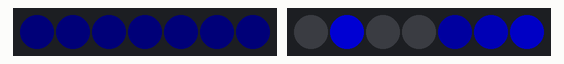
The sketch below on a simulated Arduino Uno, built with avr-gcc and run on an emulated ATmega328P. On the bench: 2 × 7 RGB LEDs in strip order, left to right. Dim RGB values are drawn brighter than linear.

Above: at 0.01 s.
At 2.77 s:
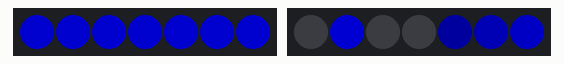
At 5.68 s:
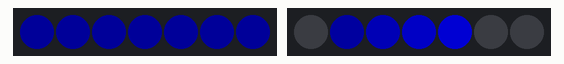
Timing chart, 0 to 40.0 s (numbered marks = the images above):
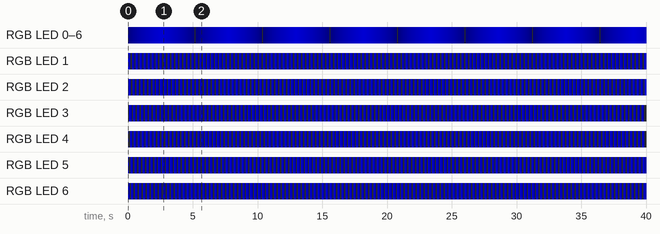

The sketch:

IronMan.ino
```cpp
#include <Adafruit_NeoPixel.h>
#ifdef __AVR__
 #include <avr/power.h> // Required for 16 MHz Adafruit Trinket
#endif

// Which pin on the Arduino is connected to the NeoPixels?
// On a Trinket or Gemma we suggest changing this to 1:
#define LED_PIN_HANDS    1
#define LED_PIN_POWER    0

// How many NeoPixels are attached to the Arduino?
#define LED_COUNT 7

#define DELAY_TIME 50

// Declare our NeoPixel strip object:
Adafruit_NeoPixel hands(LED_COUNT, LED_PIN_HANDS, NEO_GRB + NEO_KHZ800);
Adafruit_NeoPixel power(LED_COUNT, LED_PIN_POWER, NEO_GRB + NEO_KHZ800);

void setup() {
  // These lines are specifically to support the Adafruit Trinket 5V 16 MHz.
  // Any other board, you can remove this part (but no harm leaving it):
  #if defined(__AVR_ATtiny85__) && (F_CPU == 16000000)
  clock_prescale_set(clock_div_1);
  #endif
  // END of Trinket-specific code.
  // put your setup code here, to run once:

  // setup LEDs
  hands.begin();            // INITIALIZE NeoPixel strip object (REQUIRED)
  power.begin();            // INITIALIZE NeoPixel strip object (REQUIRED)
  hands.setBrightness(127); // Set BRIGHTNESS to about 0 (max = 255)
  power.setBrightness(127); // Set BRIGHTNESS to about 0 (max = 255)
  hands.Color(0,0,0);       //takes RGB values, from 0,0,0 up to 255,255,255
  power.Color(0,0,0);       //takes RGB values, from 0,0,0 up to 255,255,255
  hands.show();             // Turn on all pixels ASAP
  power.show();             // Turn on all pixels ASAP
}

unsigned int bright = 0;
bool         fade   = true;

void manageHandsTransitions()
{
  //fade in
  if(fade == true)
  {
    bright += 5;
    if (bright == 255)
    {
      fade = false;
    }
  }
  //fade out
  else
  {
    bright -= 5;
    if (bright == 0)
    {
      fade = true;
    }
  }
  hands.setPixelColor(0,0,0,bright);    //takes RGB values, from 0,0,0 up to 255,255,255
  hands.setPixelColor(1,0,0,bright);    //takes RGB values, from 0,0,0 up to 255,255,255
  hands.setPixelColor(2,0,0,bright);    //takes RGB values, from 0,0,0 up to 255,255,255
  hands.setPixelColor(3,0,0,bright);    //takes RGB values, from 0,0,0 up to 255,255,255
  hands.setPixelColor(4,0,0,bright);    //takes RGB values, from 0,0,0 up to 255,255,255
  hands.setPixelColor(5,0,0,bright);    //takes RGB values, from 0,0,0 up to 255,255,255
  hands.setPixelColor(6,0,0,bright);    //takes RGB values, from 0,0,0 up to 255,255,255
  hands.show();
}

unsigned int powerStep = 0;

void managePowerTransitions()
{
  switch(powerStep)
  {
    case 0 :
      power.setPixelColor(0,0,0,0);    //takes RGB values, from 0,0,0 up to 255,255,255
      power.setPixelColor(1,0,0,255);  //takes RGB values, from 0,0,0 up to 255,255,255
      power.setPixelColor(2,0,0,0);    //takes RGB values, from 0,0,0 up to 255,255,255
      power.setPixelColor(3,0,0,0);    //takes RGB values, from 0,0,0 up to 255,255,255
      power.setPixelColor(4,0,0,63);    //takes RGB values, from 0,0,0 up to 255,255,255
      power.setPixelColor(5,0,0,127);    //takes RGB values, from 0,0,0 up to 255,255,255
      power.setPixelColor(6,0,0,191);  //takes RGB values, from 0,0,0 up to 255,255,255
      powerStep++;
      break;
    case 1 :
      power.setPixelColor(0,0,0,0);    //takes RGB values, from 0,0,0 up to 255,255,255
      power.setPixelColor(1,0,0,191);  //takes RGB values, from 0,0,0 up to 255,255,255
      power.setPixelColor(2,0,0,255);  //takes RGB values, from 0,0,0 up to 255,255,255
      power.setPixelColor(3,0,0,0);    //takes RGB values, from 0,0,0 up to 255,255,255
      power.setPixelColor(4,0,0,0);    //takes RGB values, from 0,0,0 up to 255,255,255
      power.setPixelColor(5,0,0,63);    //takes RGB values, from 0,0,0 up to 255,255,255
      power.setPixelColor(6,0,0,127);    //takes RGB values, from 0,0,0 up to 255,255,255
      powerStep++;
      break;
    case 2 :
      power.setPixelColor(0,0,0,0);      //takes RGB values, from 0,0,0 up to 255,255,255
      power.setPixelColor(1,0,0,127);      //takes RGB values, from 0,0,0 up to 255,255,255
      power.setPixelColor(2,0,0,191);    //takes RGB values, from 0,0,0 up to 255,255,255
      power.setPixelColor(3,0,0,255);    //takes RGB values, from 0,0,0 up to 255,255,255
      power.setPixelColor(4,0,0,0);      //takes RGB values, from 0,0,0 up to 255,255,255
      power.setPixelColor(5,0,0,0);      //takes RGB values, from 0,0,0 up to 255,255,255
      power.setPixelColor(6,0,0,63);      //takes RGB values, from 0,0,0 up to 255,255,255
      powerStep++;
      break;
    case 3 :
      power.setPixelColor(0,0,0,0);      //takes RGB values, from 0,0,0 up to 255,255,255
      power.setPixelColor(1,0,0,63);     //takes RGB values, from 0,0,0 up to 255,255,255
      power.setPixelColor(2,0,0,127);    //takes RGB values, from 0,0,0 up to 255,255,255
      power.setPixelColor(3,0,0,191);    //takes RGB values, from 0,0,0 up to 255,255,255
      power.setPixelColor(4,0,0,255);    //takes RGB values, from 0,0,0 up to 255,255,255
      power.setPixelColor(5,0,0,0);      //takes RGB values, from 0,0,0 up to 255,255,255
      power.setPixelColor(6,0,0,0);      //takes RGB values, from 0,0,0 up to 255,255,255
      powerStep++;
      break;
    case 4 :
      power.setPixelColor(0,0,0,0);      //takes RGB values, from 0,0,0 up to 255,255,255
      power.setPixelColor(1,0,0,0);      //takes RGB values, from 0,0,0 up to 255,255,255
      power.setPixelColor(2,0,0,63);     //takes RGB values, from 0,0,0 up to 255,255,255
      power.setPixelColor(3,0,0,127);    //takes RGB values, from 0,0,0 up to 255,255,255
      power.setPixelColor(4,0,0,191);    //takes RGB values, from 0,0,0 up to 255,255,255
      power.setPixelColor(5,0,0,255);    //takes RGB values, from 0,0,0 up to 255,255,255
      power.setPixelColor(6,0,0,0);      //takes RGB values, from 0,0,0 up to 255,255,255
      powerStep++;
      break;
    default:
    case 5 :
      power.setPixelColor(0,0,0,0);      //takes RGB values, from 0,0,0 up to 255,255,255
      power.setPixelColor(1,0,0,0);      //takes RGB values, from 0,0,0 up to 255,255,255
      power.setPixelColor(2,0,0,0);      //takes RGB values, from 0,0,0 up to 255,255,255
      power.setPixelColor(3,0,0,63);     //takes RGB values, from 0,0,0 up to 255,255,255
      power.setPixelColor(4,0,0,127);    //takes RGB values, from 0,0,0 up to 255,255,255
      power.setPixelColor(5,0,0,191);    //takes RGB values, from 0,0,0 up to 255,255,255
      power.setPixelColor(6,0,0,255);    //takes RGB values, from 0,0,0 up to 255,255,255
      powerStep = 0;
      break;
  }
  power.show();
}


void loop() {
  manageHandsTransitions();
  managePowerTransitions();
  delay(DELAY_TIME);
}
```

Measured:
- by itself, RGB LED 1–3: repeats every 0.31 s: RGB(0, 0, 95) 0.05 s, RGB(0, 0, 63) 0.05 s, RGB(0, 0, 31) 0.05 s, off 0.10 s, RGB(0, 0, 127) 0.05 s
- by itself, RGB LED 4: repeats every 0.31 s: off 0.10 s, RGB(0, 0, 127) 0.05 s, RGB(0, 0, 95) 0.05 s, RGB(0, 0, 63) 0.05 s, RGB(0, 0, 31) 0.05 s
- by itself, RGB LED 5: repeats every 0.31 s: RGB(0, 0, 31) 0.05 s, off 0.10 s, RGB(0, 0, 127) 0.05 s, RGB(0, 0, 95) 0.05 s, RGB(0, 0, 63) 0.05 s
- by itself, RGB LED 6: repeats every 0.31 s: RGB(0, 0, 63) 0.05 s, RGB(0, 0, 31) 0.05 s, off 0.10 s, RGB(0, 0, 127) 0.05 s, RGB(0, 0, 95) 0.05 s
